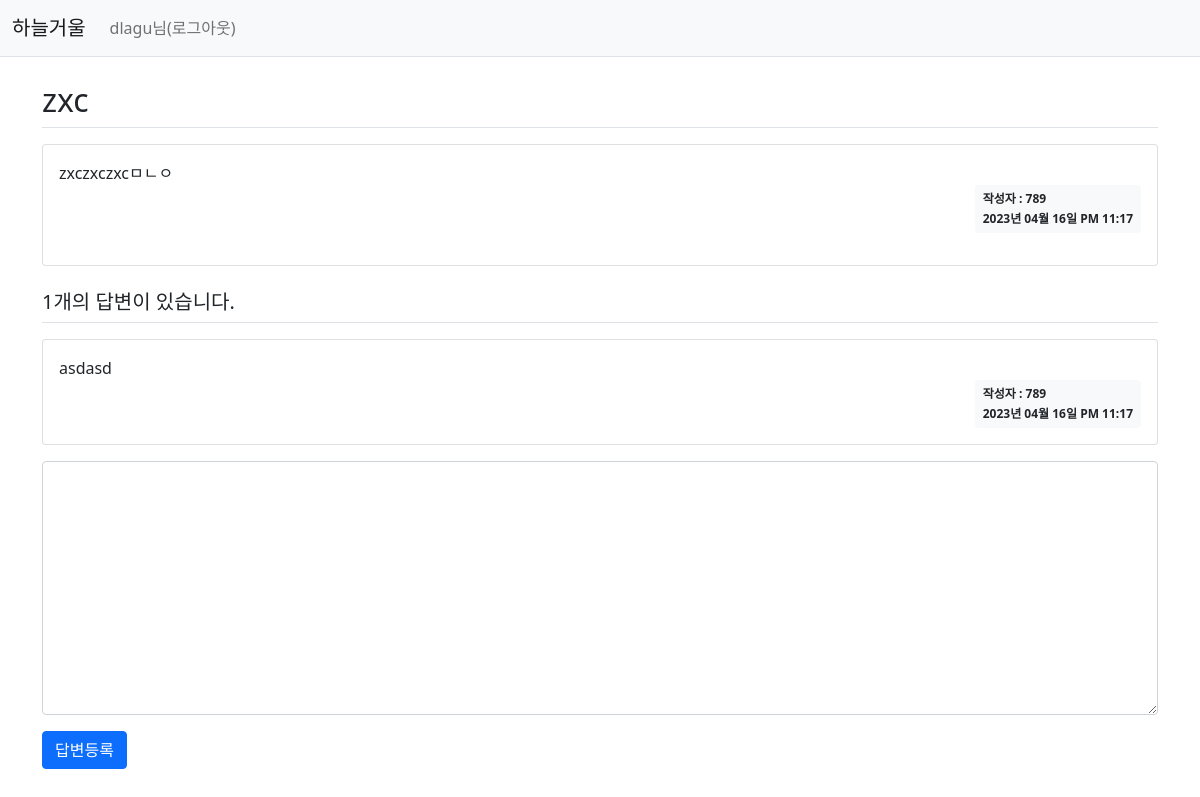
The app's page /question/detail/304/ (signed in) with its own data.
### pybo/models.py (models this page shows)
class User(db.Model):
    id = db.Column(db.Integer, primary_key=True)
    username = db.Column(db.String(150), unique=True, nullable=False)
    password = db.Column(db.String(200), nullable=False)
    email = db.Column(db.String(120), unique=True, nullable=False)

class Question(db.Model):
    id = db.Column(db.Integer, primary_key=True)
    subject = db.Column(db.String(200), nullable=False)
    content = db.Column(db.Text(), nullable=False)
    create_date = db.Column(db.DateTime(), nullable=False)
    user_id = db.Column(db.Integer, db.ForeignKey('user.id', ondelete='CASCADE'), nullable=False)
    user = db.relationship('User', backref=db.backref('question_set'))
    modify_date = db.Column(db.DateTime(), nullable=True)

class Answer(db.Model):
    id = db.Column(db.Integer, primary_key=True)
    question_id = db.Column(db.Integer, db.ForeignKey('question.id', ondelete='CASCADE'))
    question = db.relationship('Question', backref=db.backref('answer_set'))
    content = db.Column(db.Text(), nullable=False)
    create_date = db.Column(db.DateTime(), nullable=False)
    user_id = db.Column(db.Integer, db.ForeignKey('user.id', ondelete='CASCADE'), nullable=False)
    user = db.relationship('User', backref=db.backref('answer_set'))
    modify_date = db.Column(db.DateTime(), nullable=True)

### pybo/views/question_views.py (the view)
@bp.route('/detail/<int:question_id>/')
def detail(question_id):
    form = AnswerForm()
    question = Question.query.get_or_404(question_id)
    return render_template('question/question_detail.html', question=question, form=form)

### pybo/forms.py
class AnswerForm(FlaskForm):
    content = TextAreaField('내용', validators=[DataRequired('내용은 필수입력 항목입니다.')])

### pybo/filter.py (called while the page is built)
def format_datetime(value, fmt='%Y년 %m월 %d일 %p %I:%M'):
    return value.strftime(fmt)

### pybo/views/auth_views.py (called while the page is built)
@bp.before_app_request
def load_logged_in_user():
    user_id = session.get('user_id')
    if user_id is None:
        g.user = None
    else:
        g.user = User.query.get(user_id)

### pybo/templates/question/question_detail.html (shortened to what this page needs)
{% extends 'base.html' %}
{% block content %}
<div class="container my-3">
    <h2 class="border-bottom py-2">{{ question.subject }}</h2>
    <div class="card my-3">
        <div class="card-body">
            <div class="card-text" style="white-space: pre-line;">{{ question.content }}</div>
            <div class="d-flex justify-content-end">
                <div class="badge bg-light text-dark p-2 text-start">
                    <div class="mb-2">작성자 : {{ question.user.username }}</div>
                    <div>{{ question.create_date|datetime }}</div>
                </div>
            </div>
        </div>
    </div>
    <h5 class="border-bottom my-3 py-2">{{ question.answer_set|length }}개의 답변이 있습니다.</h5>
    {% for answer in question.answer_set %}
    <div class="card my-3">
        <div class="card-body">
            <div class="card-text" style="white-space: pre-line;">{{ answer.content }}</div>
            <div class="d-flex justify-content-end">
                <div class="badge bg-light text-dark p-2 text-start">
                    <div class="mb-2">작성자 : {{ answer.user.username }}</div>
                    <div>{{ answer.create_date|datetime }}</div>
                </div>
            </div>
        </div>
    </div>
    {% endfor %}
    <form action="{{ url_for('answer.create', question_id=question.id) }}" method="post" class="my-3">
        <div class="mb-3">
            <textarea {% if not g.user %}disabled{% endif %}
            name="content" id="content" class="form-control" rows="10"></textarea>
        </div>
        <input type="submit" value="답변등록" class="btn btn-primary">
    </form>
</div>
{% endblock %}

### pybo/templates/navbar.html (shortened to what this page needs)
<nav class="navbar navbar-expand-lg navbar-light bg-light border-bottom">
    <div class="container-fluid">
        <a class="navbar-brand" href="{{ url_for('main.index') }}">하늘거울</a>
        <div class="collapse navbar-collapse" id="navbarSupportedContent">
            {% if g.user %}
            <ul class="navbar-nav">
                <li class="nav-item ">
                    <a class="nav-link" href="{{ url_for('auth.logout') }}">{{ g.user.username }}님(로그아웃)</a>
                </li>
            </ul>
            {% endif %}
        </div>
    </div>
</nav>

### records on screen
User: user.username "dlagu"
Question: subject "zxc", content "zxczxczxcㅁㄴㅇ", create_date "2023년 04월 16일 PM 11:17"
User: user.username "789"
Answer: content "asdasd", user.username "789", create_date "2023년 04월 16일 PM 11:17"

### other values on screen
{{ question.answer_set|length }} "1"
